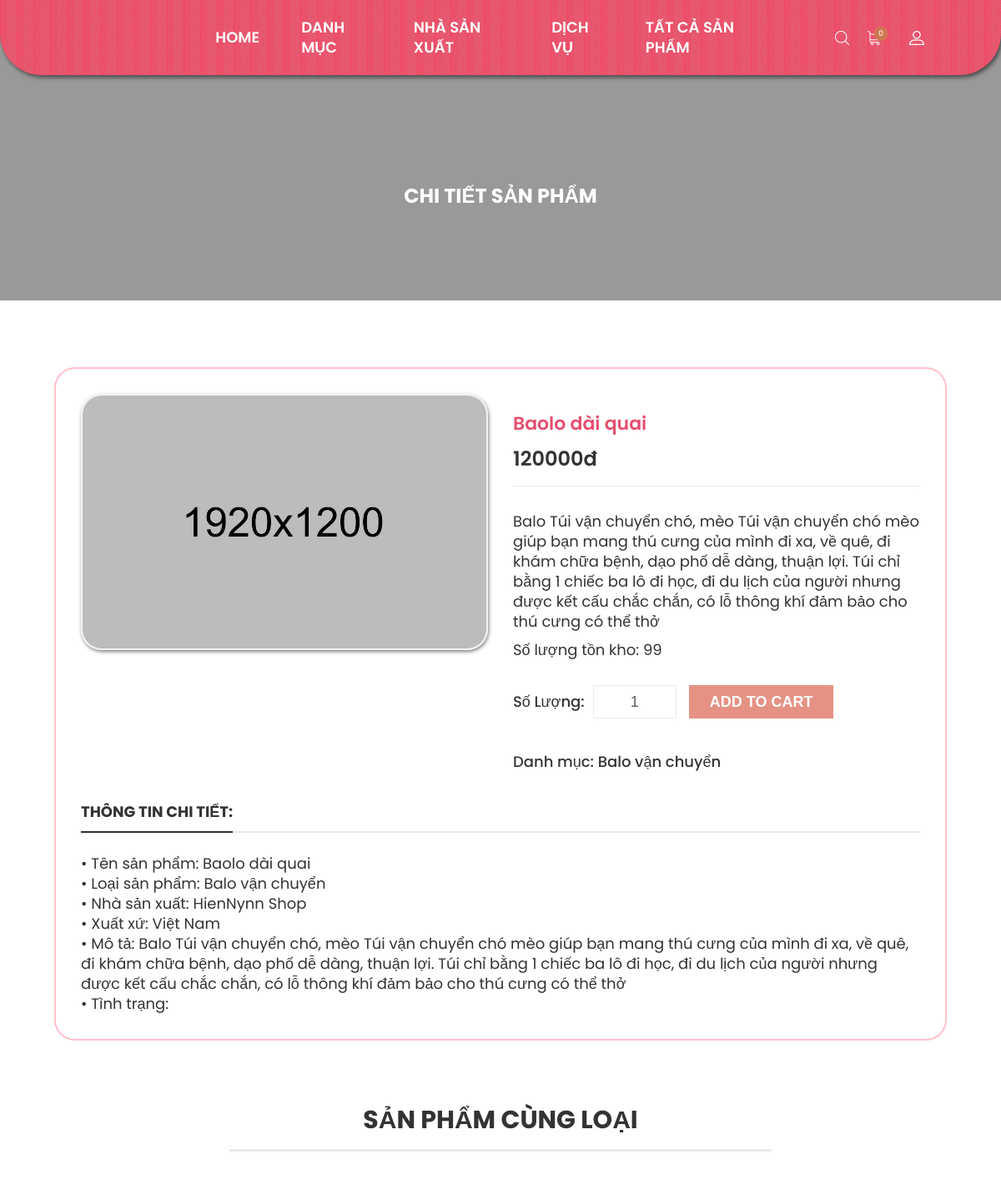
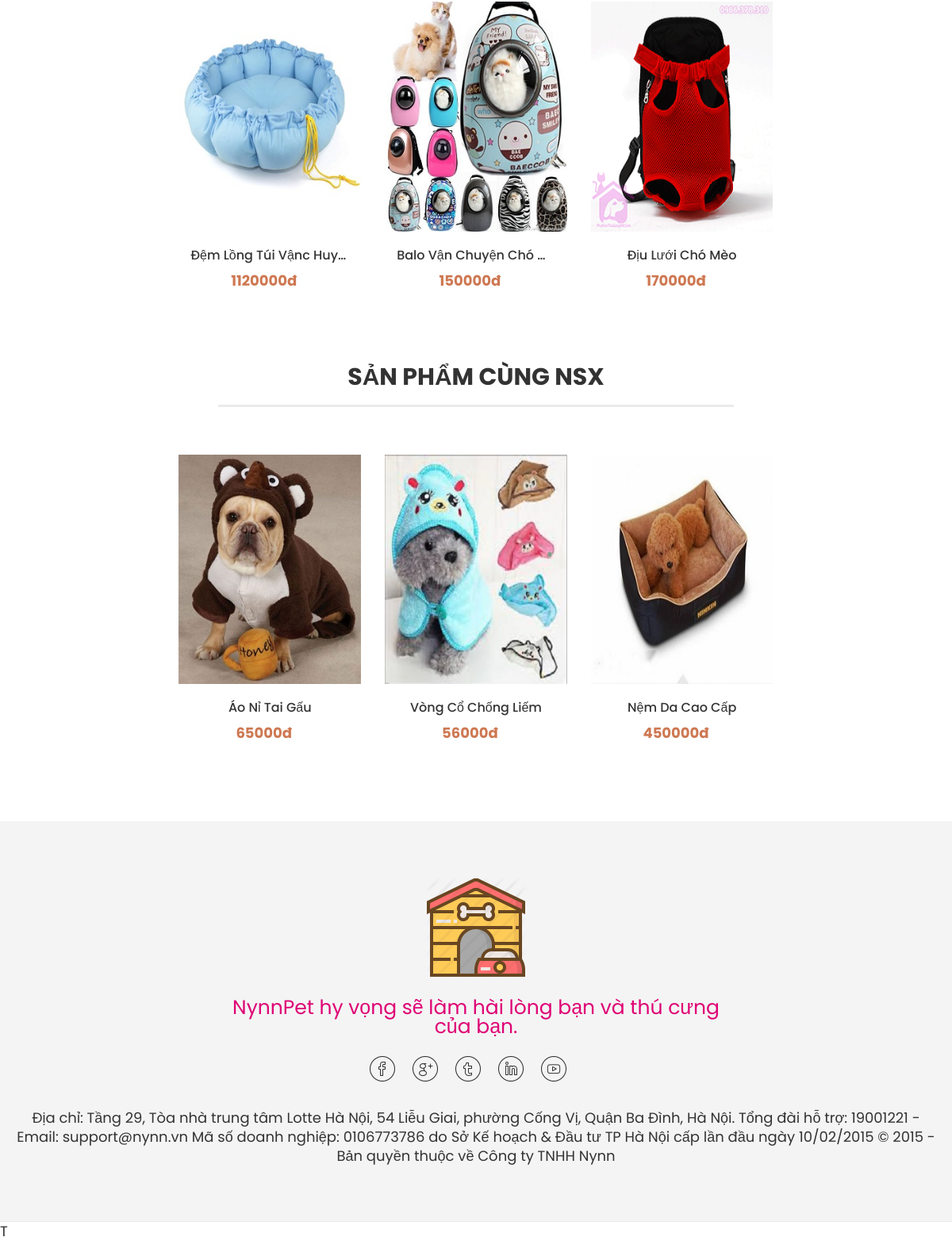
The page /product_detail.php?id=45 (signed in) on the database its author committed (2 pictures, top to bottom).
### tables this page shows
CREATE TABLE IF NOT EXISTS `sanpham` (
  `ID` int(11) NOT NULL AUTO_INCREMENT,
  `TenSP` varchar(255) DEFAULT NULL,
  `LoaiSP` int(255) DEFAULT NULL,
  `MoTa` text,
  `NgayTao` date DEFAULT NULL,
  `SoLuong` int(11) DEFAULT NULL,
  `HinhAnh` varchar(50) DEFAULT NULL,
  `XuatXu` varchar(50) DEFAULT NULL,
  `MaNSX` int(11) DEFAULT NULL,
  `Gia` float DEFAULT NULL,
  `LuotXem` int(10) UNSIGNED ZEROFILL DEFAULT '0000000000',
  `TinhTrang` varchar(0) DEFAULT NULL,
  PRIMARY KEY (`ID`) USING BTREE,
  KEY `MaNSX` (`MaNSX`) USING BTREE,
  KEY `LoaiSP` (`LoaiSP`) USING BTREE
);

CREATE TABLE IF NOT EXISTS `danhmuc` (
  `ID` int(11) NOT NULL AUTO_INCREMENT,
  `TenDM` varchar(255) DEFAULT NULL,
  PRIMARY KEY (`ID`) USING BTREE,
  KEY `ID` (`ID`) USING BTREE,
  KEY `ID_2` (`ID`) USING BTREE,
  KEY `ID_3` (`ID`) USING BTREE,
  KEY `ID_4` (`ID`) USING BTREE,
  KEY `ID_5` (`ID`) USING BTREE,
  KEY `ID_6` (`ID`) USING BTREE,
  KEY `ID_7` (`ID`) USING BTREE,
  KEY `ID_8` (`ID`) USING BTREE,
  KEY `ID_9` (`ID`) USING BTREE
);

CREATE TABLE IF NOT EXISTS `nsx` (
  `ID` int(11) NOT NULL AUTO_INCREMENT,
  `TenNSX` varchar(255) DEFAULT NULL,
  PRIMARY KEY (`ID`) USING BTREE,
  KEY `ID` (`ID`) USING BTREE,
  KEY `ID_2` (`ID`) USING BTREE,
  KEY `ID_3` (`ID`) USING BTREE,
  KEY `ID_4` (`ID`) USING BTREE,
  KEY `ID_5` (`ID`) USING BTREE,
  KEY `ID_6` (`ID`) USING BTREE,
  KEY `ID_7` (`ID`) USING BTREE,
  KEY `ID_8` (`ID`) USING BTREE,
  KEY `ID_9` (`ID`) USING BTREE
);

### config.php (called while the page is built, shortened)
<?php
function load($sql) {
	$cn = new mysqli(HOST, UID, PWD, DB);
	$cn->query("set names 'utf8'");
    $rs = $cn->query($sql);
	return $rs;
}

### product_detail.php (the view, shortened to what this page needs)
<?php include_once("header.php"); ?>
<?php
$id=$_REQUEST['id'];
$sqlSP = "select * from sanpham where id ='$id'";
$rsSP = load($sqlSP);
$dataSP = $rsSP->fetch_object();
$sqlTagPro = "select * from sanpham s, danhmuc d where s.LoaiSP = d.ID and s.ID = '$id'";
$rsTagPro = load($sqlTagPro);
$dataTagPro = $rsTagPro->fetch_object();
$sqlNSXPro = "select n.* from sanpham s, nsx n where s.MaNSX = n.ID and s.ID = '$id'";
$rsNSXPro = load($sqlNSXPro);
$dataNSXPro = $rsNSXPro->fetch_object();
$RelatePro = "select s.* from sanpham s, danhmuc d where s.LoaiSP = d.ID and d.ID = '$dataTagPro->ID' limit 5";
$rsRelatePro = load($RelatePro);
$RelateNSX = "select s.* from sanpham s, nsx n where s.MaNSX = n.ID and n.ID = '$dataNSXPro->ID' limit 5";
$rsRelateNSX = load($RelateNSX);
?>
        <div class="maincontent bg--white pt--80 pb--55" style="background-color: white;">
        	<div class="container">
        		<div class="row">
        			<div class="col-lg-11 col-12" style="margin:auto">
						<div  style = "border: 2px solid pink; border-radius: 25px; padding: 30px;">
        				<div class="wn__single__product">
        					<div class="row">
        						<div class="col-lg-6 col-12">
        							<div class="wn__fotorama__wrapper">
	        							<div class="fotorama wn__fotorama__action" data-nav="thumbs" style="border: 2px solid #eff3f3;border-radius: 25px;-moz-box-shadow: 1px 2px 4px rgba(0, 0, 0,0.5);-webkit-box-shadow: 1px 2px 4px rgba(0, 0, 0, .5);box-shadow: 1px 2px 4px rgba(0, 0, 0, .5);">
	        							</div>
        							</div>
        						</div>
        						<div class="col-lg-6 col-12">
								<form method="post" action="">
        							<div class="product__info__main">
        								<h1 style="margin-top:20px;color:#e64e6f;"><?php echo $dataSP->TenSP ?></h1>
        								<div class="price-box">
        									<span><?php echo $dataSP->Gia ?>đ</span>
        								</div>
										<div class="product__overview">
        									<p><?php echo $dataSP->MoTa ?></p>
											Số lượng tồn kho: <?php echo $dataSP->SoLuong ?>
        								</div>
        								<div class="box-tocart d-flex">
        									<span>Số lượng:</span>
        									<input id="soluong" class="input-text qty" name="soluong" min="1" max="<?php echo $dataSP->SoLuong ?>" value="1" title="Số lượng" type="number">
        									<div class="addtocart__actions">
        										<button class="tocart" type="submit" name="addToCart" value="cartChinh" <?php if ($dataSP->SoLuong < 1) echo "onclick='outOfStock()'" ?>>Add to Cart</button>
											</div>
										</div>
										<div class="product_meta">
											<span class="posted_in">Danh mục:
												<a href="product.php?danhmuc=<?php echo $dataTagPro->ID ?>"><?php echo $dataTagPro->TenDM ?></a>
											</span>
										</div>
        							</div>
								</form>
        						</div>
        					</div>
        				</div>
        				<div class="product__info__detailed">
							<div class="pro_details_nav nav justify-content-start" role="tablist">
	                            <a class="nav-item nav-link active" data-toggle="tab" href="#nav-details" role="tab">Thông tin chi tiết:</a>
	                        </div>
	                        <div class="tab__container">
	                        	<div class="pro__tab_label tab-pane fade show active" id="nav-details" role="tabpanel">
									<div class="description__attribute">
										<ul>
											<li>• Tên sản phẩm: <?php echo $dataSP->TenSP?></li>
											<li>• Loại sản phẩm: <?php echo $dataTagPro->TenDM ?></li>
											<li>• Nhà sản xuất: <?php echo $dataNSXPro->TenNSX ?></li>
											<li>• Xuất xứ: <?php echo $dataSP->XuatXu ?></li>
											<li>• Mô tả: <?php echo $dataSP->MoTa ?></li>
											<li>• Tình trạng: <?php echo $dataSP->TinhTrang ?></li>
										</ul>
									</div>
	                        	</div>
	                        </div>
        				</div></div>
						<div class="wn__related__product pt--80 pb--50" style = "width:70%; margin:auto; background-color: white;">
							<div class="section__title text-center" style="border-bottom: 3px solid #ebebeb;">
								<h2 class="title__be--2">Sản phẩm cùng loại</h2>
							</div>
							<div class="row mt--60">
								<div class="productcategory__slide--2 arrows_style owl-carousel owl-theme">
								<?php
									while($dataRelatePro = $rsRelatePro->fetch_object()) {
								?>
									<div class="product product__style--3 col-lg-4 col-md-4 col-sm-6 col-12">
									<form method="post" action="">
										<div class="product__thumb">
											<a class="first__img" href="product_detail.php?id=<?php echo $dataRelatePro->ID; ?>"><img src="<?php echo $dataRelatePro->HinhAnh; ?>" alt="product image"></a>
										</div>
										<div class="product__content content--center">
											<h4><a href="product_detail.php?id=<?php echo $dataRelatePro->ID; ?>"><?php echo $dataRelatePro->TenSP; ?></a></h4>
											<ul class="prize d-flex">
												<li><?php echo $dataRelatePro->Gia; ?>đ</li>
											</ul>
										</div>
									</form>
									</div>
								<?php } ?>
								</div>
							</div>
						</div>
						<div class="wn__related__product" style = "width:70%; margin:auto;  background-color: white;">
							<div class="section__title text-center" style="border-bottom: 3px solid #ebebeb;">
								<h2 class="title__be--2">Sản phẩm cùng NSX</h2>
							</div>
							<div class="row mt--60">
								<div class="productcategory__slide--2 arrows_style owl-carousel owl-theme">
								<?php
									while($dataRelateNSX = $rsRelateNSX->fetch_object()) {
								?>
									<div class="product product__style--3 col-lg-4 col-md-4 col-sm-6 col-12">
									<form method="post" action="">
										<div class="product__thumb">
											<a class="first__img" href="product_detail.php?id=<?php echo $dataRelateNSX->ID; ?>"><img src="<?php echo $dataRelateNSX->HinhAnh; ?>" alt="product image"></a>
										</div>
										<div class="product__content content--center">
											<h4><a href="product_detail.php?id=<?php echo $dataRelateNSX->ID; ?>"><?php echo $dataRelateNSX->TenSP; ?></a></h4>
											<ul class="prize d-flex">
												<li><?php echo $dataRelateNSX->Gia; ?>đ</li>
											</ul>
										</div>
									</div>
								<?php } ?>
								</div>
							</div>
						</div>
        			</div>
        		</div>
        	</div>
        </div>
<?php include_once("footer.php"); ?>

### rows shown on the page
sanpham: TenSP "Baolo dài quai", Gia "120000", MoTa "Balo Túi vận chuyển chó, mèo Túi vận chuyển chó mèo giúp bạn mang thú cưng của mình đi xa, về quê, đi khám chữa bệnh, dạo phố dễ dàng, thuận lợi. Túi chỉ bằng 1 chiếc ba lô đi học, đi du lịch của người nhưng được kết cấu chắc chắn, có lỗ thông khí đảm bảo cho thú cưng có thể thở", SoLuong "99", danhmuc.TenDM "Balo vận chuyển", XuatXu "Việt Nam"
nsx: TenNSX "HienNynn Shop"
sanpham: HinhAnh (picture), TenSP "Đệm Lồng Túi Vậnc Huy…", Gia "1120000"
sanpham: HinhAnh (picture), TenSP "Balo Vận Chuyện Chó…", Gia "150000"
sanpham: HinhAnh (picture), TenSP "Địu Lưới Chó Mèo", Gia "170000"
sanpham: HinhAnh (picture), TenSP "Áo Nỉ Tai Gấu", Gia "65000"
sanpham: HinhAnh (picture), TenSP "Vòng Cổ Chống Liếm", Gia "56000"
sanpham: HinhAnh (picture), TenSP "Nệm Da Cao Cấp", Gia "450000"

### other values the page prints
$dataSqlItem->TongSoSP "0"
$current_title "CHI TIẾT SẢN PHẨM"
